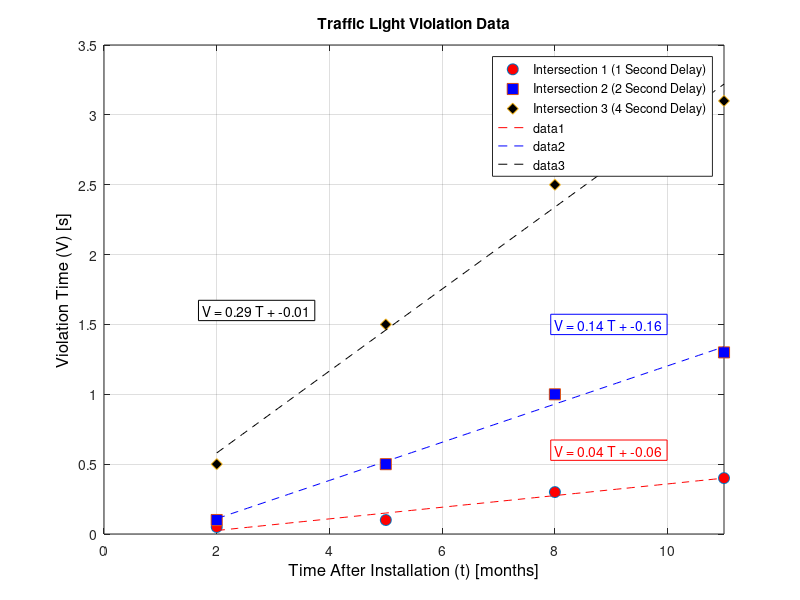

This figure's MATLAB source:
%Problem Statement: Create a plot displaying the relationship between time
%after installation of a  stoplight and violation times.

%Variables
%Time - matrix containing time values [s]
%Int1,Int2,Int3 - matrices containing violation times for the three intersections [s]
%L - cell array containing labels from the data table
%x - matrix containing points to use for the trendlines
%A,B,C - coefficients for the trend lines for the corresponding equations
%m1,m2,m3 - slopes for the corresponding lines
%b1,b2,b3 - y-intercepts for the corresponding lines
%y1,y2,y3 - equations for the corresponding lines
%eq1,eq2,eq3 - text strings to use for the trend line equations for the
%corresponding equations

clear
clc
close all

%Set matrices for data from the table

Time=[2;5;8;11];
Int1=[0.05;0.1;0.3;0.4];
Int2=[0.1;0.5;1;1.3];
Int3=[0.5;1.5;2.5;3.1];

%Set the figure background color

figure('color','white')

%Plot the graph of time vs. the violation times and set the marker
%properties

plot(Time,Int1,'o','MarkerSize',8,'MarkerFaceColor','red')
hold on
plot(Time,Int2,'s','MarkerSize',8,'MarkerFaceColor','blue')
plot(Time,Int3,'d','MarkerSize',8,'MarkerFaceColor','black')
xlabel('Time After Installation (t) [months]','Color','black','FontSize',12)
ylabel('Violation Time (V) [s]','Color','black','FontSize',12)

%Turn gridlines on

grid on

%Give the graph a title

title('Traffic Light Violation Data')

%Display a legend for the data points

L={'Intersection 1 (1 Second Delay)';'Intersection 2 (2 Second Delay)';'Intersection 3 (4 Second Delay)'};
legend(L,'Location','best');

%Set the axis spacing

axis([0 11 0 3.5])

%Solve for the trendline equations and place the equations on the graph

x=linspace(min(Time),max(Time),100);

A=polyfit(Time,Int1,1);
m1=A(1);
b1=A(2);
y1=m1*x+b1;
eq1=sprintf('V = %0.2f T + %0.2f',m1,b1);
text(8,0.6,eq1,'BackgroundColor','white','EdgeColor','r','Color','r')

B=polyfit(Time,Int2,1);
m2=B(1);
b2=B(2);
y2=m2*x+b2;
eq2=sprintf('V = %0.2f T + %0.2f',m2,b2);
text(8,1.5,eq2,'BackgroundColor','white','EdgeColor','b','Color','b')

C=polyfit(Time,Int3,1);
m3=C(1);
b3=C(2);
y3=m3*x+b3;
eq3=sprintf('V = %0.2f T + %0.2f',m3,b3);
text(1.75,1.6,eq3,'BackgroundColor','white','EdgeColor','k','Color','k')


%Plot the trendlines

plot(x,y1,'--r')
plot(x,y2,'--b')
plot(x,y3,'--k')
